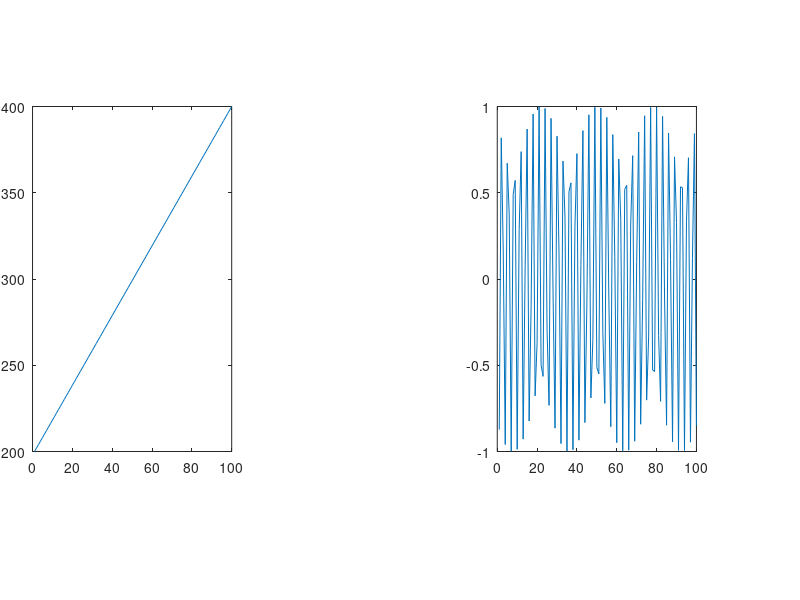

Reproduce this figure in MATLAB.
clear all; close all; clc;

SCR = get(0,'Screensize');
% creates figure
fx = SCR(3)/4-200; fy = SCR(4)/4-200; fdx = 825+380; fdy = 400;
S.fh = figure('numbertitle','off',...
              'menubar','none',...
              'units','pixels',...
              'position',[fx ,fy , fdx, fdy],...
              'name','Wire Antenna Design Tool',...
              'resize','off');
% creates empty plot
px=50; py=100; pdx=300; pdy=230;
S.ax1 = axes('units','pixels','position',[50 100 300 230]);  
rotate3d on;
S.ax2 = axes('units','pixels','position',[750 100 300 230]);
grid on;
xlabel('x'); ylabel('y'); zlabel('z');
rotate3d on;
ax=gca;
%
a=linspace(1,100);
b=linspace(200,400);
%axes1 = axes('Parent',Parent1,'Position',[50 100 300 230],'Units','pixels');
%hold(axes1,'on');
HH1 = plot(a,b,'Parent',S.ax1);

%axes2 = axes('Parent',Parent1,'Position',[750 100 300 230],'Units','pixels');
%hold(axes1,'on');
HH2 = plot(a,sin(b),'Parent',S.ax2);
%H2 = plot(a,a);
%}


